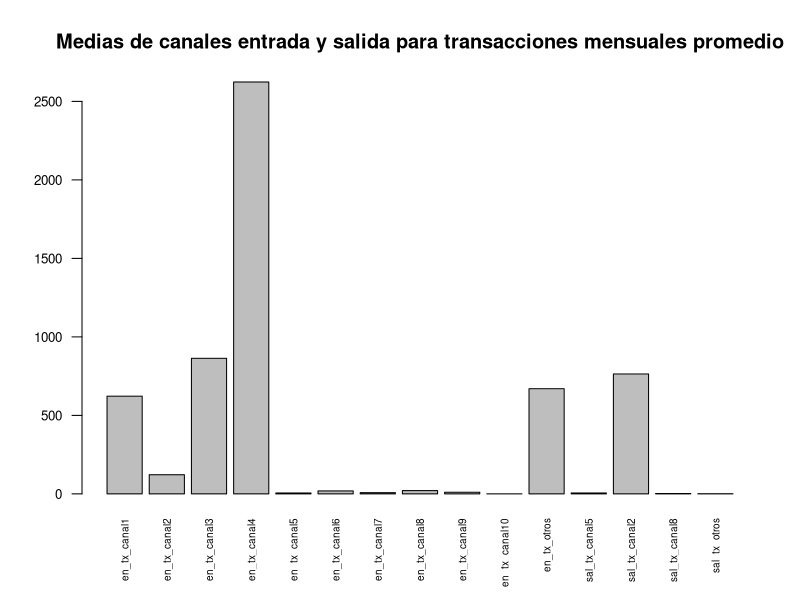
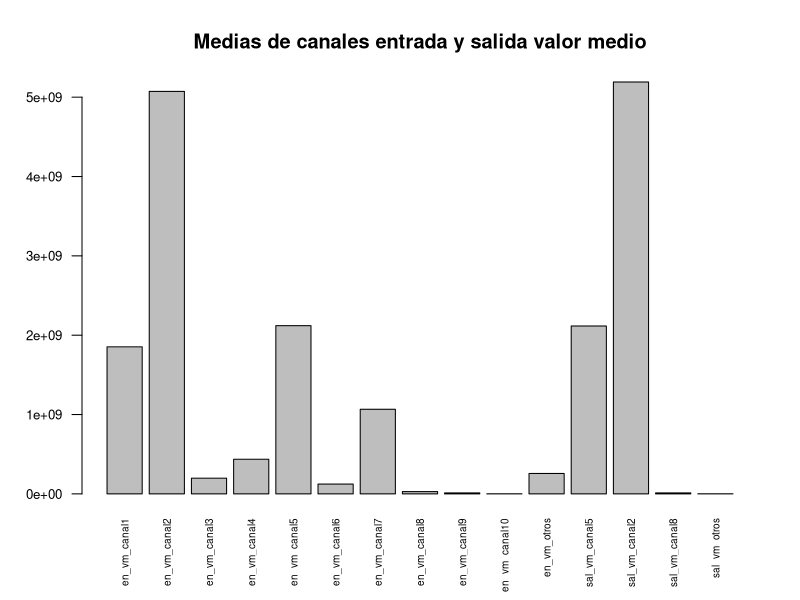
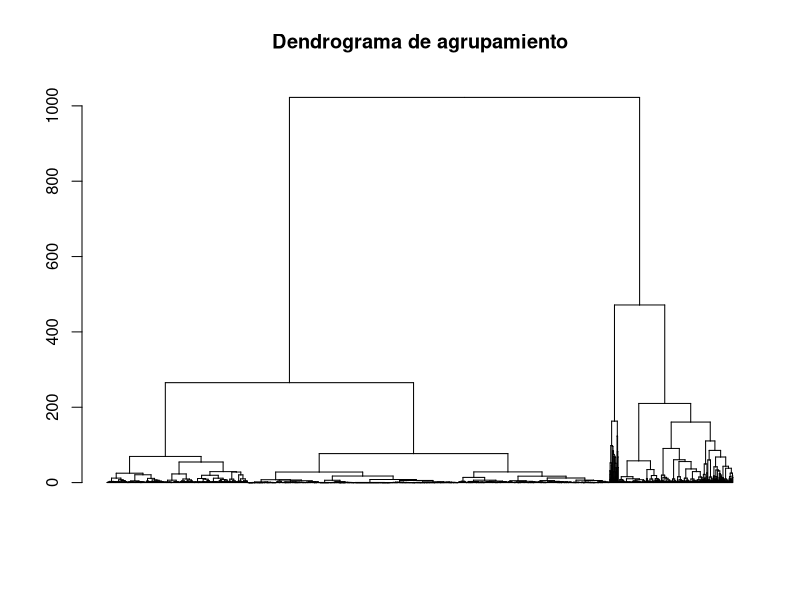
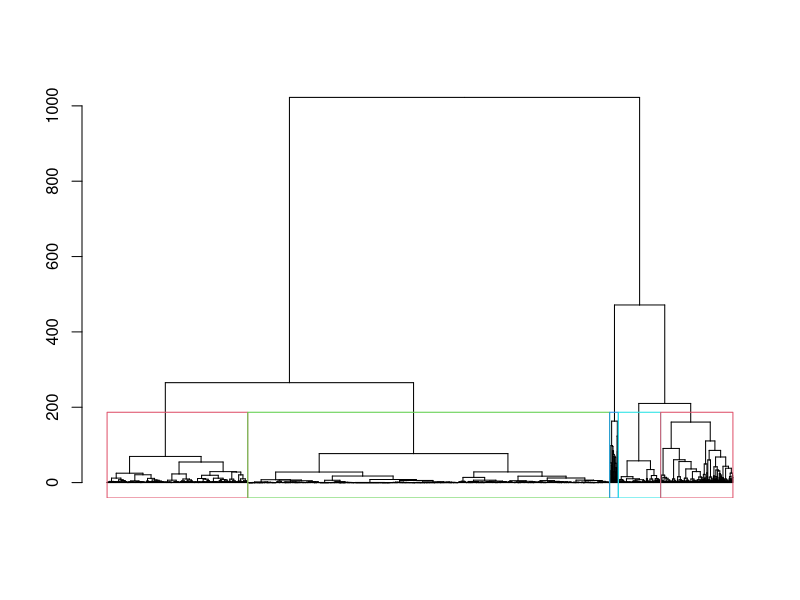
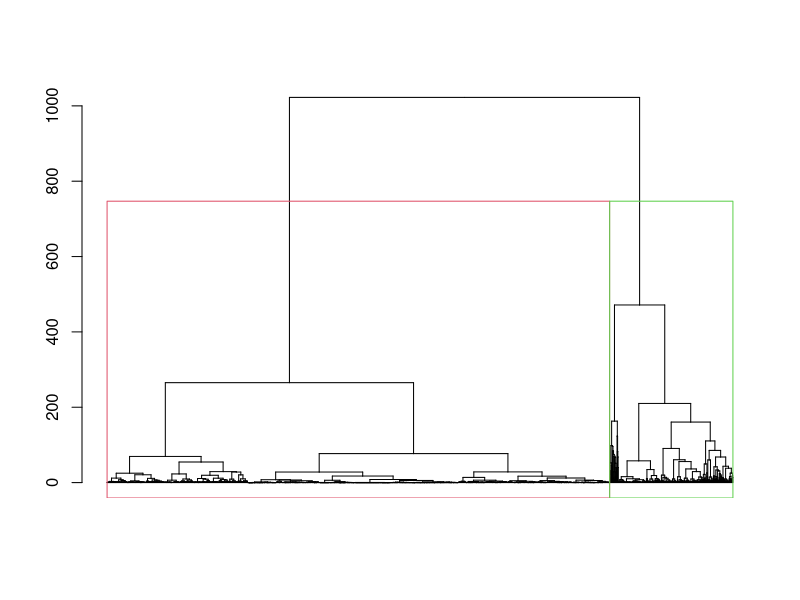
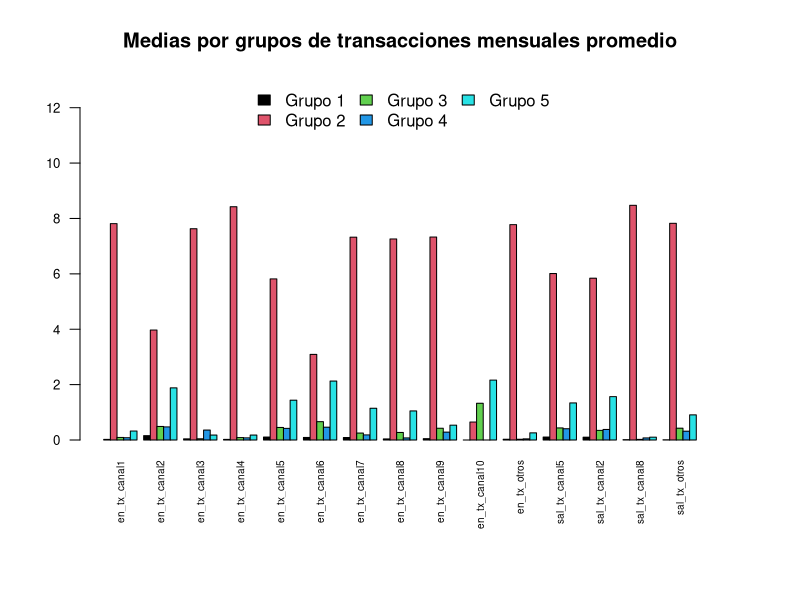
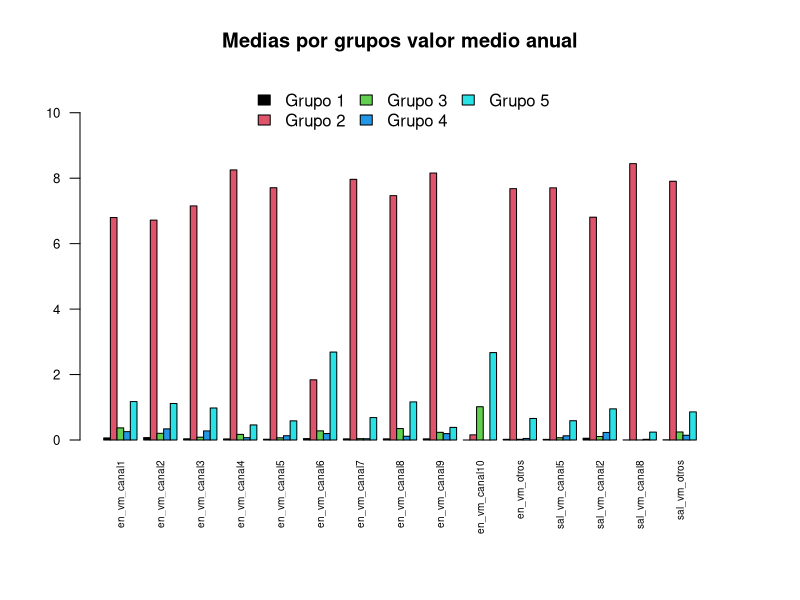
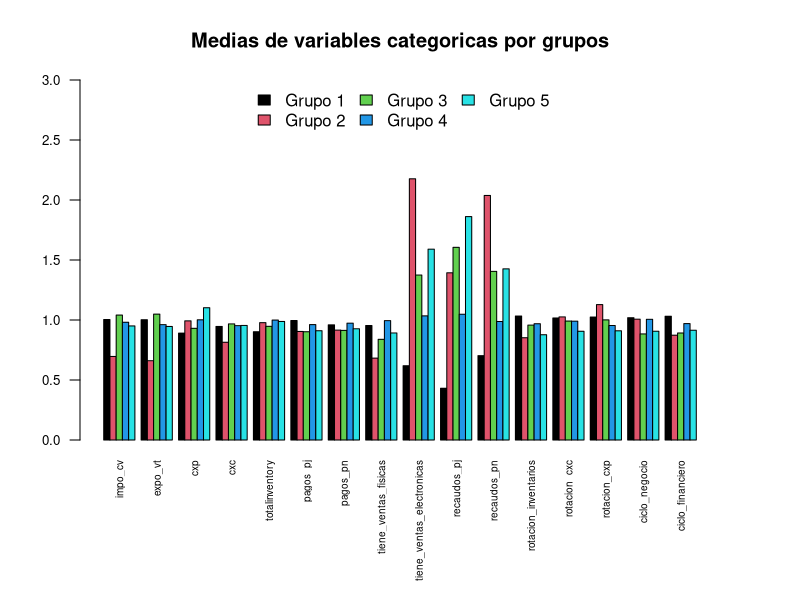

Write the R code that produced these figures, in order.
## ---- chunk 1
library(scales)
library(kableExtra)
library(dplyr)
library(ape)
library(ggplot2)
## ---- chunk 2
datos <-read.csv('base_trabajo_segmentacion.csv',header = TRUE, sep = ";")
## ---- chunk 3
datos_num <- datos[,c(2:31)]
datos_cat<- datos[,c(32:47)]
## ---- chunk 4
canales_entrada_salida_tx<-datos_num %>% select(matches("._tx_."))
canales_entrada_salida_vm<-datos_num %>% select(matches("._vm_."))
# canales_vm<-datos_num %>% select(starts_with("en_tx_"))
# canales_tr_m<-datos_num %>% select(starts_with("sal_vm_"))
# canales_salida<-datos_num %>% select(starts_with("sal_tx_"))
# 
# valor medio anual                  
# transacciones mensuales promedio   
#  salida                         

## ---- chunk 5
kbl(summary(canales_entrada_salida_tx[,c(1:5)])) %>% kable_styling()

## ---- chunk 6
kbl(summary(canales_entrada_salida_tx[,c(6:10)])) %>% kable_styling()
## ---- chunk 7
kbl(summary(canales_entrada_salida_tx[,c(11:15)])) %>% kable_styling()
## ---- chunk 8
medias_num_tx<- colMeans(canales_entrada_salida_tx[sapply(canales_entrada_salida_tx, is.numeric)])
barplot(medias_num_tx,las=2,cex.axis=0.8,cex.names=0.6, main = "Medias de canales entrada y salida para transacciones mensuales promedio")
## ---- chunk 9
kbl(summary(canales_entrada_salida_vm[,c(1:5)])) %>% kable_styling()
## ---- chunk 10
kbl(summary(canales_entrada_salida_vm[,c(6:10)])) %>% kable_styling()
## ---- chunk 11
kbl(summary(canales_entrada_salida_vm[,c(11:15)])) %>% kable_styling()
## ---- chunk 12

medias_num_vm<- colMeans(canales_entrada_salida_vm[sapply(canales_entrada_salida_vm, is.numeric)])
barplot(medias_num_vm,las=2,cex.axis=0.8,cex.names=0.6, main = "Medias de canales entrada y salida valor medio")
## ---- chunk 13
datos_num_scaled <- scale(datos_num,center = TRUE, scale = TRUE)
datos_cat_scaled <- scale(datos_cat,center = TRUE, scale = TRUE)
#medias_num_scaled<- colMeans(datos_num_scaled) #codigo para tomar las medias escaladas 
## ---- chunk 14
D_cat <- dist(datos_cat,method="binary",diag=TRUE)
D_num <- dist(datos_num_scaled,diag=TRUE)
D_Tot <- D_cat + D_num

## ---- chunk 15
cluster_jerar <- hclust(D_Tot,method = "ward.D") #mejores resultados con ward.D y ward.D2
hcd <- as.dendrogram(cluster_jerar)
plot(hcd, cex = 0.6, leaflab = "none",main = "Dendrograma de agrupamiento")
## ---- chunk 16
hcd <- as.dendrogram(cluster_jerar)
plot(hcd, cex = 0.6, leaflab = "none")
rect.hclust(cluster_jerar, k = 5, border = 2:5)
## ---- chunk 17
etiqueta_grupo<- cutree(cluster_jerar,k=2)
## ---- chunk 18
hcd <- as.dendrogram(cluster_jerar)
plot(hcd, cex = 0.6, leaflab = "none")
rect.hclust(cluster_jerar, k = 2, border = 2:5)
## ---- chunk 19
kable(table(etiqueta_grupo),caption = "Conteo de los primeros 2 grupos")
## ---- chunk 20

grupo1<-as.matrix(summary(datos[etiqueta_grupo==1,])[4,])
grupo2 <- as.matrix(summary(datos[etiqueta_grupo==2,])[4,])
tabla_medias_2_grupos <- cbind(grupo1,grupo2)
kable(tabla_medias_2_grupos)

## ---- chunk 21
# Grafica de todos los grupos en conjunto  

# grafica_grupos_num<-function(Num_group){
#   
#   etiqueta_grupo<- cutree(cluster_jerar,k=Num_group)
#   
#   means_num<- aggregate(cbind(en_vm_canal1,en_vm_canal2 ,en_vm_canal3,en_vm_canal4,en_vm_canal5,en_vm_canal6,en_vm_canal7,en_vm_canal8,en_vm_canal9,en_vm_canal10,en_vm_otros,en_tx_canal1, en_tx_canal2,en_tx_canal3,en_tx_canal4,en_tx_canal5 , en_tx_canal6,en_tx_canal7,en_tx_canal8,en_tx_canal9,en_tx_canal10,en_tx_otros,sal_vm_canal5,sal_vm_canal2, sal_vm_canal8,sal_vm_otros,sal_tx_canal5,sal_tx_canal2,sal_tx_canal8,sal_tx_otros)~etiqueta_grupo,data=datos_num_scaled,FUN=sd)
#   
#   medias_grupo_1_2_cat<-data.frame(t(means_num[-1]))
#     
#   names = c(names(means_num))
#   
#   return(barplot(t(as.matrix(medias_grupo_1_2_cat)),
#                  names.arg=names[2:31],las=2,cex.axis=0.8,cex.names=0.6,
#                  col = 1:Num_group,legend = paste("Grupo", 1:Num_group),
#                  beside=TRUE))
#          
# }
## ---- chunk 22

grafica_grupos_num_vm<-function(Num_group){
  
  etiqueta_grupo<- cutree(cluster_jerar,k=Num_group)
  
  means_num<- aggregate(cbind(en_vm_canal1,en_vm_canal2 ,en_vm_canal3,
                              en_vm_canal4,en_vm_canal5,en_vm_canal6,
                              en_vm_canal7,en_vm_canal8,en_vm_canal9,
                              en_vm_canal10,en_vm_otros ,sal_vm_canal5,
                              sal_vm_canal2, sal_vm_canal8,sal_vm_otros)~etiqueta_grupo,
                        data=datos_num_scaled,FUN=sd)
  
  medias_grupo_1_2_cat<-data.frame(t(means_num[-1]))
    
  names = c(names(means_num))
  par(mar=c(8,4,4,4))
  
  return(barplot(t(as.matrix(medias_grupo_1_2_cat)),
                 names.arg=names[2:16],las=2,cex.axis=0.8,cex.names=0.6,
                 col = 1:Num_group,
                 legend = paste("Grupo", 1:Num_group),ylim = c(0,11),
                 args.legend = list(bty = "n", x = "top", ncol = 3),
                 beside=TRUE, main = "Medias por grupos valor medio anual"))
         
}
## ---- chunk 23

grafica_grupos_num_tx<-function(Num_group){
  
  etiqueta_grupo<- cutree(cluster_jerar,k=Num_group)
  
  means_num<- aggregate(cbind(en_tx_canal1, en_tx_canal2,en_tx_canal3,en_tx_canal4,
                              en_tx_canal5 , en_tx_canal6,en_tx_canal7,en_tx_canal8,
                              en_tx_canal9,en_tx_canal10,en_tx_otros,
                              sal_tx_canal5,sal_tx_canal2,
                              sal_tx_canal8,sal_tx_otros)~etiqueta_grupo,
                        data=datos_num_scaled,FUN=sd)
  
  medias_grupo_1_2_cat<-data.frame(t(means_num[-1]))
    
  names = c(names(means_num))
  par(mar=c(8,4,4,4))
  
  return(barplot(t(as.matrix(medias_grupo_1_2_cat)),
                 names.arg=names[2:16],las=2,cex.axis=0.8,cex.names=0.6,
                 col = 1:Num_group,
                 legend = paste("Grupo", 1:Num_group),ylim = c(0,13),
                 args.legend = list(bty = "n", x = "top", ncol = 3),
                 beside=TRUE,main = "Medias por grupos de transacciones mensuales promedio"))
         
}
## ---- chunk 24

grafica_grupos_cat<-function(Num_group){
  
  etiqueta_grupo<- cutree(cluster_jerar,k=Num_group)
  
  means_num<- aggregate(cbind(impo_cv,expo_vt,cxp,cxc,totalinventory,
                              pagos_pj,pagos_pn,tiene_ventas_fisicas,
                              tiene_ventas_electronicas,recaudos_pj,
                              recaudos_pn,rotacion_inventarios,rotacion_cxc,
                              rotacion_cxp, ciclo_negocio,ciclo_financiero)~etiqueta_grupo,
                        data=datos_cat_scaled,FUN=sd)
  
  medias_grupo_1_2_cat<-data.frame(t(means_num[-1]))
    
  names = c(names(means_num))
  par(mar=c(8,4,4,4))
  return(barplot(t(as.matrix(medias_grupo_1_2_cat)),
                 names.arg=names[2:17],las=2,cex.axis=0.8,cex.names=0.6,
                 col = 1:Num_group,
                 legend = (paste("Grupo", 1:Num_group)),ylim = c(0,3),
                 args.legend = list(bty = "n", x = "top", ncol = 3),
                 beside=TRUE, main = "Medias de variables categoricas por grupos"))
         
}
## ---- chunk 25
grafica_grupos_num_tx(5)
## ---- chunk 26
grafica_grupos_num_vm(5)
## ---- chunk 27
grafica_grupos_cat(5)
## ---- chunk 28
set.seed(1234)
wcss <- vector()
for(i in 1:20){
  wcss[i] <- sum(kmeans(D_Tot, i)$withinss)
}
## ---- chunk 29
plot(wcss)
## ---- chunk 30
# set.seed(1234)
# wcss_20 <- vector()
# for(i in 1:20){
#   wcss[i] <- sum(kmeans(D_cat, i)$withinss)
# }
## ---- chunk 31
#cluster_jerar_num <- hclust(D_num,method = "complete")
## ---- chunk 32
#plot(cluster_jerar_num)
## ---- chunk 33
# set.seed(1234)
# wcss_num <- vector()
# for(i in 1:10){
#   wcss[i] <- sum(kmeans(D_num, i)$withinss)
# }
## ---- chunk 34
#cluster_jerar_num <- hclust(D_num,method = "complete")
## ---- chunk 35
#plot(cluster_jerar_num )
## ---- chunk 36
#etiqueta_grupo <- cutree(cluster_jerar,k=5)
## ---- chunk 37
#plot(etiqueta_grupo )
